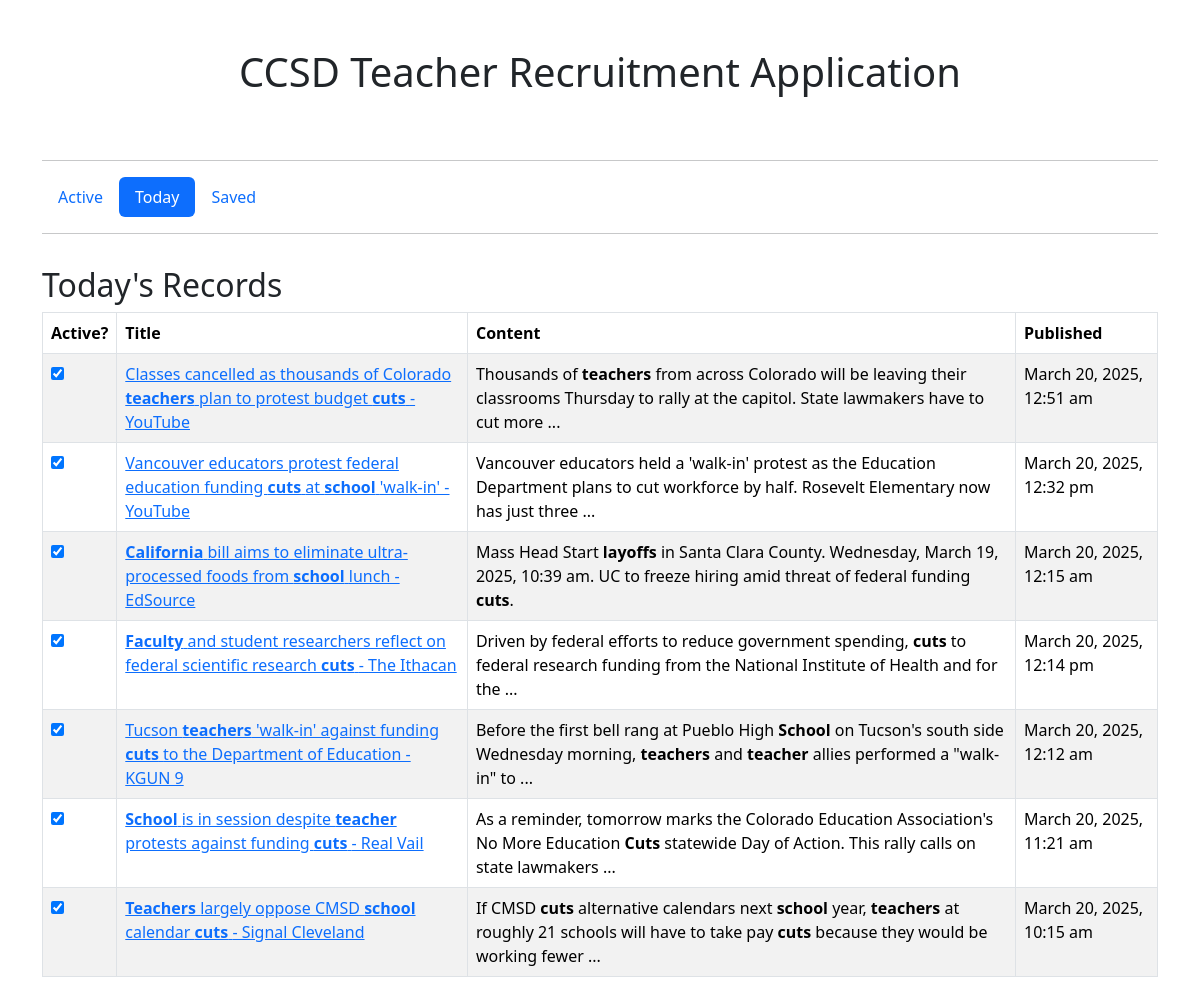
Screenshot of /today.php with the database file from the repository.
### tables this page shows
CREATE TABLE teacherRecruitment (
    id INTEGER PRIMARY KEY, 
    title TEXT, 
    content TEXT, 
    published TEXT, 
    link TEXT,
    active BOOLEAN DEFAULT 1, 
    saved BOOLEAN DEFAULT 0,
    UNIQUE(title, content, link)
);

### today.php (the view, shortened to what this page needs)
<?php
include('includes/head.php');
include('includes/header.php');
$db = new SQLite3('teacherRecruitment.db');
$today = date("F j, Y");
?>
    <div class="container">
        <div class="row">
            <div class="col">
                <h2>Today's Records</h2>
                <table id="todayTable" class="table table-striped table-bordered">
                    <thead>
                    <tr>
                        <th>Active?</th>
                        <th>Title</th>
                        <th>Content</th>
                        <th>Published</th>
                    </tr>
                    </thead>
                    <tbody>
                    <?php
                    $stmt = $db->prepare("SELECT * FROM teacherRecruitment WHERE published LIKE :today AND active = 1 ORDER BY published DESC");
                    $stmt->bindValue(':today', '%' . $today . '%', SQLITE3_TEXT);
                    $results = $stmt->execute();
                    while ($row = $results->fetchArray(SQLITE3_ASSOC)) { ?>
                        <tr>
                            <td><input id="active" type='checkbox' name='active' data-id='<?php echo $row['id']; ?>' <?php echo $row['active'] ? 'checked' : ''; ?>/></td>
                            <td><a href='<?php echo $row['link']; ?>'><?php echo $row['title']; ?></a></td>
                            <td><?php echo $row['content']; ?></td>
                            <td><?php echo $row['published'] ?></td>
                        </tr>
                        <?php
                    }
                    ?>
                    </tbody>
                </table>
            </div>
        </div>
    </div>
<?php include('includes/footer.php'); ?>

### rows the page displays
teacherrecruitment: active "☑", title "Classes cancelled as thousands of Colorado teachers plan to protest budget cuts - YouTube", content "Thousands of teachers from across Colorado will be leaving their classrooms Thursday to rally at the capitol. State lawmakers have to cut more ...", published "March 20, 2025, 12:51 am"
teacherrecruitment: active "☑", title "Vancouver educators protest federal education funding cuts at school 'walk-in' - YouTube", content "Vancouver educators held a 'walk-in' protest as the Education Department plans to cut workforce by half. Rosevelt Elementary now has just three ...", published "March 20, 2025, 12:32 pm"
teacherrecruitment: active "☑", title "California bill aims to eliminate ultra-processed foods from school lunch - EdSource", content "Mass Head Start layoffs in Santa Clara County. Wednesday, March 19, 2025, 10:39 am. UC to freeze hiring amid threat of federal funding cuts .", published "March 20, 2025, 12:15 am"
teacherrecruitment: active "☑", title "Faculty and student researchers reflect on federal scientific research cuts - The Ithacan", content "Driven by federal efforts to reduce government spending, cuts to federal research funding from the National Institute of Health and for the ...", published "March 20, 2025, 12:14 pm"
teacherrecruitment: active "☑", title "Tucson teachers 'walk-in' against funding cuts to the Department of Education - KGUN 9", content "Before the first bell rang at Pueblo High School on Tucson's south side Wednesday morning, teachers and teacher allies performed a \"walk-in\" to ...", published "March 20, 2025, 12:12 am"
teacherrecruitment: active "☑", title "School is in session despite teacher protests against funding cuts - Real Vail", content "As a reminder, tomorrow marks the Colorado Education Association's No More Education Cuts statewide Day of Action. This rally calls on state lawmakers ...", published "March 20, 2025, 11:21 am"
teacherrecruitment: active "☑", title "Teachers largely oppose CMSD school calendar cuts - Signal Cleveland", content "If CMSD cuts alternative calendars next school year, teachers at roughly 21 schools will have to take pay cuts because they would be working fewer ...", published "March 20, 2025, 10:15 am"
